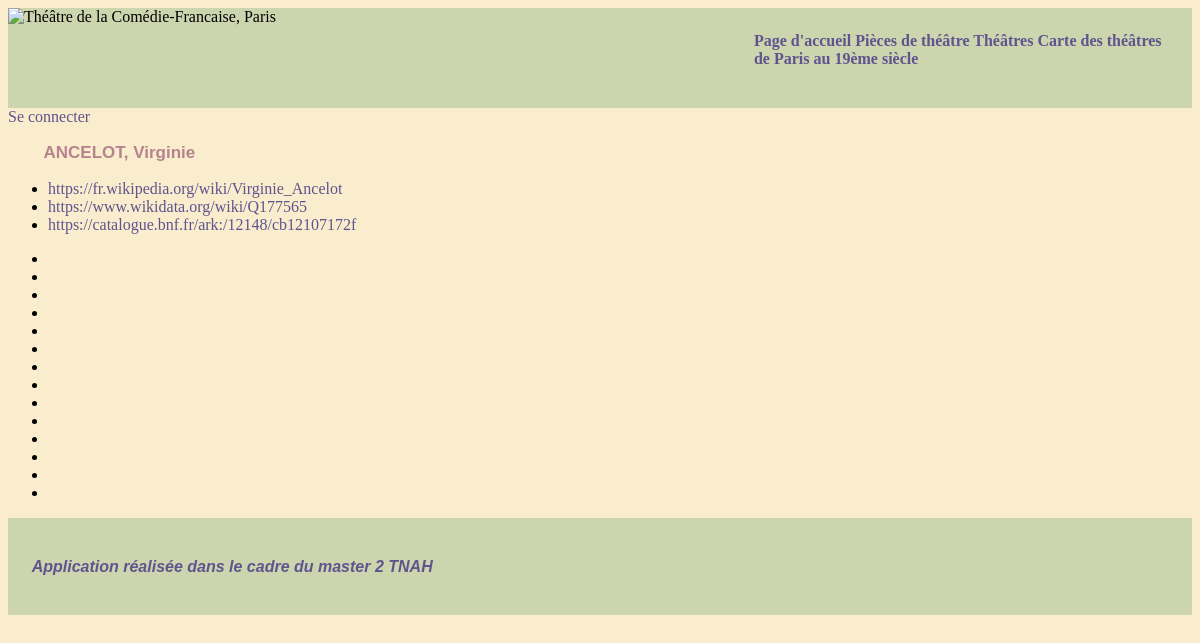
The app's page /presentation_autrice/ANCELOT, Virginie with its own data.
### app/models/autrices.py (models this page shows)
class Authoress(db.Model):
    __tablename__ = "authoress"
    id = db.Column(db.Text, primary_key=True)
    wikidata = db.Column(db.Text, nullable=True)
    wikipedia = db.Column(db.Text, nullable=True)
    bnf = db.Column(db.Text, nullable=True)

### app/routes/generales.py (the view)
@app.route("/presentation_autrice/<string:name>")
def presentation(name):
    data= db.session.query(Authoress, Play)\
    .join(Play.Authoress).\
    filter(Authoress.id == name).all()
    id_authoress = {}
    print(data)
    autrice=data[0][0]
    id_authoress['authoress'] = {
        'id': autrice.id,
        'wikipedia': autrice.wikipedia,
        'wikidata': autrice.wikidata,
        'bnf': autrice.bnf
    }
    id_authoress['piece'] =  [
    ]
    for elm in data:
        piece=elm[1]
        id_authoress['piece'].append({'cote_AN':piece.url_AN,
                                      'titre':piece.title,
                                      'date': piece.date,
                                      'autre auteur': piece.other_author,
                                      'lien numerisation':piece.digitized,
                                      'publié': piece.is_published == 1})
    return render_template ('pages/presentation_autrice.html',
                            id_authoress=id_authoress,
                            name=name)

### app/templates/pages/presentation_autrice.html
{% extends "partials/conteneur.html" %}
{%block body%}
<h3>{{id_authoress['authoress']['id']}}</h3>
<div class="info_autrice">
    <ul>
        {%if id_authoress['authoress']['wikipedia'] is none:%}
        <li>Pas de fiche wikipédia.</li>
        {%else%}
        <li><a href="{{id_authoress['authoress']['wikipedia']}}">{{id_authoress['authoress']['wikipedia']}}</a></li>
        {%endif%}
        {%if id_authoress['authoress']['wikidata'] is none:%}
        <li>Pas d'identifiant wikidata.</li>
        {%else%}
        <li><a href="{{id_authoress['authoress']['wikidata']}}">{{id_authoress['authoress']['wikidata']}}</a></li>
        {%endif%}
        {%if id_authoress['authoress']['bnf'] is none:%}
        <li>Pas de notice BnF.</li>
        {%else%}
        <li><a href="{{id_authoress['authoress']['bnf']}}">{{id_authoress['authoress']['bnf']}}</a></li>
        {%endif%}
    </ul>
    <ul>
        {%for piece in id_authoress%}
            {%for elm in piece%}
        <li><a href="{{url_for('presentation_piece', titre=elm.titre)}}">{{elm.titre}}</a></li>
            {%endfor%}
        {%endfor%}
    </ul>
</div>
{%endblock%}

### app/statics/style.css (style rules this page uses)
body { background-color: #FAEDCD; height: 100%; }
h3 { border-radius: 0px; color: #B5838D; font-family: Georgia, sans-serif; font-size: 17px; margin-left: 3%; margin-right: 0%; }
a { text-decoration: none; color: #5E548E; }

### records on screen
Authoress: authoress.id "ANCELOT, Virginie", authoress.wikipedia "https://fr.wikipedia.org/wiki/Virginie_Ancelot", authoress.wikidata "https://www.wikidata.org/wiki/Q177565", authoress.bnf "https://catalogue.bnf.fr/ark:/12148/cb12107172f"
